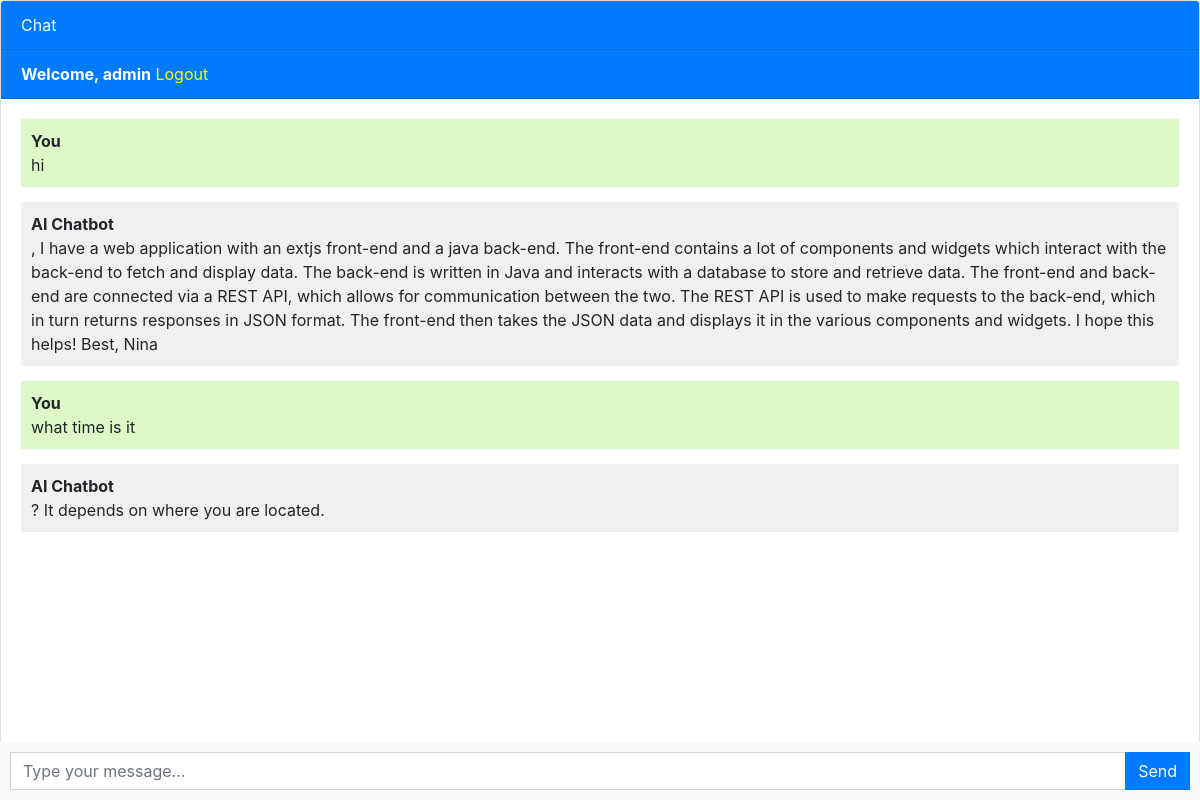
The app's page / (signed in) with its own data.
### chatbot/models.py (models this page shows, shortened)
class Chat(models.Model):
    user = models.ForeignKey(User, on_delete=models.CASCADE)
    message = models.TextField()
    response = models.TextField()
    created_at = models.DateTimeField(auto_now_add=True)

### chatbot/views.py (the view)
# urls.py: path('',views.chatbot, name='chatbot'),
def chatbot(request):
    chats = Chat.objects.filter(user=request.user)
    if request.method == 'POST':
        message = request.POST.get('message')
        response = ask_openai(message)
        chat = Chat(user=request.user, message=message, response=response, created_at=timezone.now())
        chat.save()
        return JsonResponse({'message': message, 'response': response})
    return render(request, 'chatbot.html', {'chats': chats})

### templates/chatbot.html (shortened to what this page needs)
{% extends 'base.html' %}
{% block content %}
<div class="chat-container">
  <div class="card flex-grow-1">
    <div class="card-header bg-primary text-white">Chat</div>
    {% if user.is_authenticated %}
    <div class="card-header bg-primary text-white"><b>Welcome, {{user.username}}</b>
    <a style="color: yellow;" href="logout">Logout</a></div>
    {% else %}
    <div class="card-header bg-primary text-white"><a style="color: yellow" href="login">Login</a>
    <a style="color: yellow;" href="register">Register</a></div>
    {% endif %}
    <div class="card-body messages-box">
      <ul class="list-unstyled messages-list">
        {% for chat in chats %}
          {% if chat.user == request.user %}
            <li class="message sent">
          <div class="message-text">
            <div class="message-sender">
              <b>You</b>
            </div>
            <div class="message-content">
              {{chat.message}}
            </div>
          </div>
        </li>
        <li class="message received">
          <div class="message-text">
            <div class="message-sender">
              <b>AI Chatbot</b>
            </div>
            <div class="message-content">
              {{chat.response}}
            </div>
          </div>
        </li>
          {% endif %}
        {% endfor %}
      </ul>
    </div>
    <br><br>
    <br><br>
    <br><br>
  </div>
  <form class="message-form">
    <div class="input-group">
      <input type="text" class="form-control message-input" placeholder="Type your message...">
      <div class="input-group-append">
        <button type="submit" class="btn btn-primary btn-send">Send</button>
      </div>
    </div>
  </form>
</div>
{% endblock %}

### templates/base.html (shortened to what this page needs)
<!DOCTYPE html>
<html lang="en">
  <head>
    <link rel="stylesheet" href="https://stackpath.bootstrapcdn.com/bootstrap/4.3.1/css/bootstrap.min.css">
  </head>
  <body>
    {% block content %}{% endblock %}
  </body>
</html>

### templates/chatbot.html (style rules this page uses)
body, html { height: 100%; }
.messages-box { flex: 1; overflow-y: auto; }
.messages-list { padding-left: 0; }
.message { margin-bottom: 15px; list-style: none; }
.message-text { padding: 10px; border-radius: 5px; }
.sent { background-color: #dcf8c6; align-self: flex-end; }
.received { background-color: #f1f0f0; align-self: flex-start; }
.message-form { display: flex; position: fixed; bottom: 0; left: 0; right: 0; padding: 10px; background-color: #f8f9fa; }
.message-input { flex: 1; border-radius: 0; border-right: none; }
.btn-send { border-radius: 0; }
.chat-container { height: 100%; display: flex; flex-direction: column; }

### records on screen
Chat: message "hi", response ", I have a web application with an extjs front-end and a java back-end. The front-end contains a lot of components and widgets which interact with the back-end to fetch and display data. The back-end is written in Java and interacts with a database to store and retrieve data. The front-end and back-end are connected via a REST API, which allows for communication between the two. The REST API is used to make requests to the back-end, which in turn returns responses in JSON format. The front-end then takes the JSON data and displays it in the various components and widgets. I hope this helps! Best, Nina"
Chat: message "what time is it", response "? It depends on where you are located."

### other values on screen
{{ user.username }} "admin"
